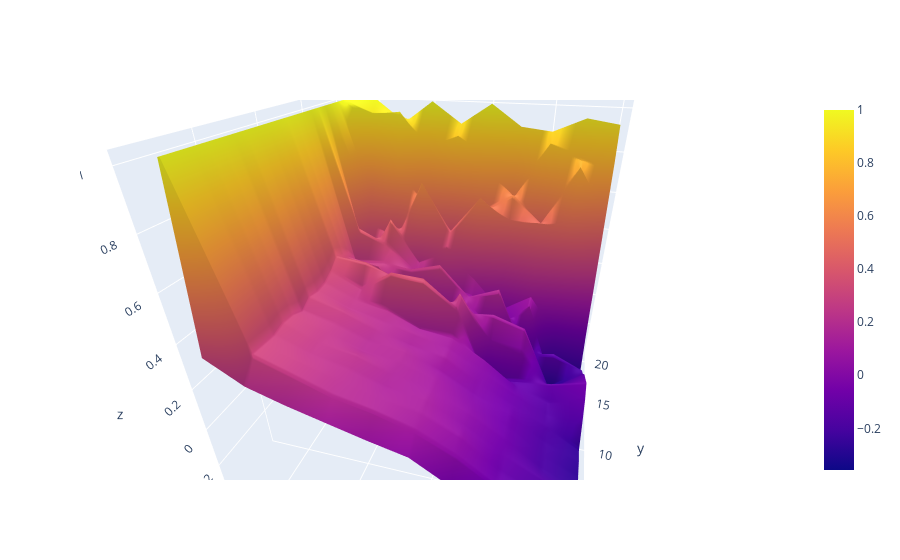

The cell this chart's notebook holds for it:
### Code cell
fig = go.Figure(data=[go.Surface(z=Q_surface[1:,1:], x=x, y=y)])
fig.show()

### Figure 1 — Plotly figure (JSON) as saved in the notebook; plotly's stock layout.template omitted (floating-point values rounded to 4 significant figures; data arrays with more than 128 entries replaced by an {"elided": "..."} marker saying what was removed)
{"data": [{"type": "surface", "x": [1, 2, 3, 4, 5, 6, 7, 8, 9, 10], "y": [1, 2, 3, 4, 5, 6, 7, 8, 9, 10, 11, 12, 13, 14, 15, 16, 17, 18, 19, 20, 21], "z": {"elided": "21x10 float values"}}], "layout": {"autosize": true, "scene": {"aspectmode": "auto", "aspectratio": {"x": 1, "y": 1, "z": 1}, "camera": {"center": {"x": 0, "y": 0, "z": 0}, "eye": {"x": 0.3231, "y": -1.168, "z": 0.6992}, "projection": {"type": "perspective"}, "up": {"x": 0, "y": 0, "z": 1}}}}}
